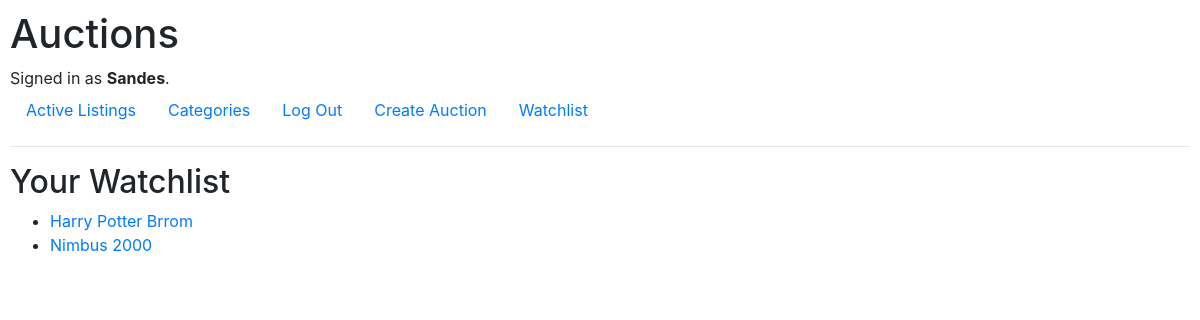
/watchlist/ (signed in), run on the app's committed database.
### auctions/models.py (models this page shows, shortened)
class User(AbstractUser):
    pass

class Watchlist(models.Model):
    user = models.ForeignKey(User, on_delete=models.CASCADE, related_name='watchlist')
    auction = models.ForeignKey(Auction, on_delete=models.CASCADE, related_name='watchlist_items')
    class Meta:
        unique_together = ('user', 'auction')

class Auction(models.Model):
    title = models.CharField(max_length=255)
    description = models.TextField()
    start_time = models.DateTimeField(auto_now_add=True)
    end_time = models.DateTimeField(null=True, blank=True)
    owner = models.ForeignKey(User, on_delete=models.CASCADE, related_name='auctions')
    starting_price = models.DecimalField(max_digits=10, decimal_places=2, validators=[MinValueValidator(Decimal('1.00'))])
    current_price = models.DecimalField(max_digits=10, decimal_places=2, default=Decimal('0.00'), validators=[MinValueValidator(Decimal('1.00'))])
    is_active = models.BooleanField(default=True)
    winner = models.ForeignKey(User, on_delete=models.SET_NULL, null=True, blank=True, related_name='won_auctions')
    image = models.ImageField(upload_to='auction_images/', blank=True, null=True)
    category = models.ForeignKey('Category', on_delete=models.CASCADE, related_name='auctions', null=True, blank=True)

### auctions/views.py (the view)
# urls.py: path("watchlist/", views.watchlist, name="watchlist"),
@login_required
def watchlist(request):
    if request.user.is_authenticated:
        watchlist_items = Watchlist.objects.filter(user=request.user)
        return render(request, "auctions/watchlist.html", {
            "watchlist_items": watchlist_items
        })
    else:
        messages.error(request, "You must be logged in to view your watchlist.")
        return HttpResponseRedirect(reverse("login"))

### auctions/templates/auctions/watchlist.html
{% extends "auctions/layout.html" %}
{% block body %}
    <h2>Your Watchlist</h2>
    <ul>
        {% for item in watchlist_items %}
            <li>
                <a href="{% url 'listing_details' item.auction.id %}">{{ item.auction.title }}</a>
            </li>
        {% empty %}
            <li>No items in watchlist.</li>
        {% endfor %}
    </ul>
{% endblock %}

### auctions/templates/auctions/layout.html (shortened to what this page needs)
{% load static %}
<!DOCTYPE html>
<html lang="en">
    <head>
        <link rel="stylesheet" href="https://stackpath.bootstrapcdn.com/bootstrap/4.4.1/css/bootstrap.min.css">
        <link href="{% static 'auctions/styles.css' %}" rel="stylesheet">
    </head>
    <body>
        <h1>Auctions</h1>
        <div>
            {% if user.is_authenticated %}
                Signed in as <strong>{{ user.username }}</strong>.
            {% else %}
                Not signed in.
            {% endif %}
        </div>
        <ul class="nav">
            <li class="nav-item">
                <a class="nav-link" href="{% url 'index' %}">Active Listings</a>
            </li>
            <li class="nav-item">
                <a class="nav-link" href="{% url 'categories' %}">Categories</a>
            </li>
            {% if user.is_authenticated %}
                <li class="nav-item">
                    <a class="nav-link" href="{% url 'logout' %}">Log Out</a>
                </li>
                <li class="nav-item">
                    <a class="nav-link" href="{% url 'create_auction' %}">Create Auction</a>
                </li>
                <li class="nav-item">
                    <a class="nav-link" href="{% url 'watchlist' %}">Watchlist</a>
                </li>
            {% endif %}
        </ul>
        <hr>
        {% block body %}
        {% endblock %}
    </body>
</html>

### auctions/static/auctions/styles.css (style rules this page uses)
body { padding: 10px; }

### data on the page
User: username "Sandes"
Watchlist: auction "Harry Potter Brrom"
Watchlist: auction "Nimbus 2000"
